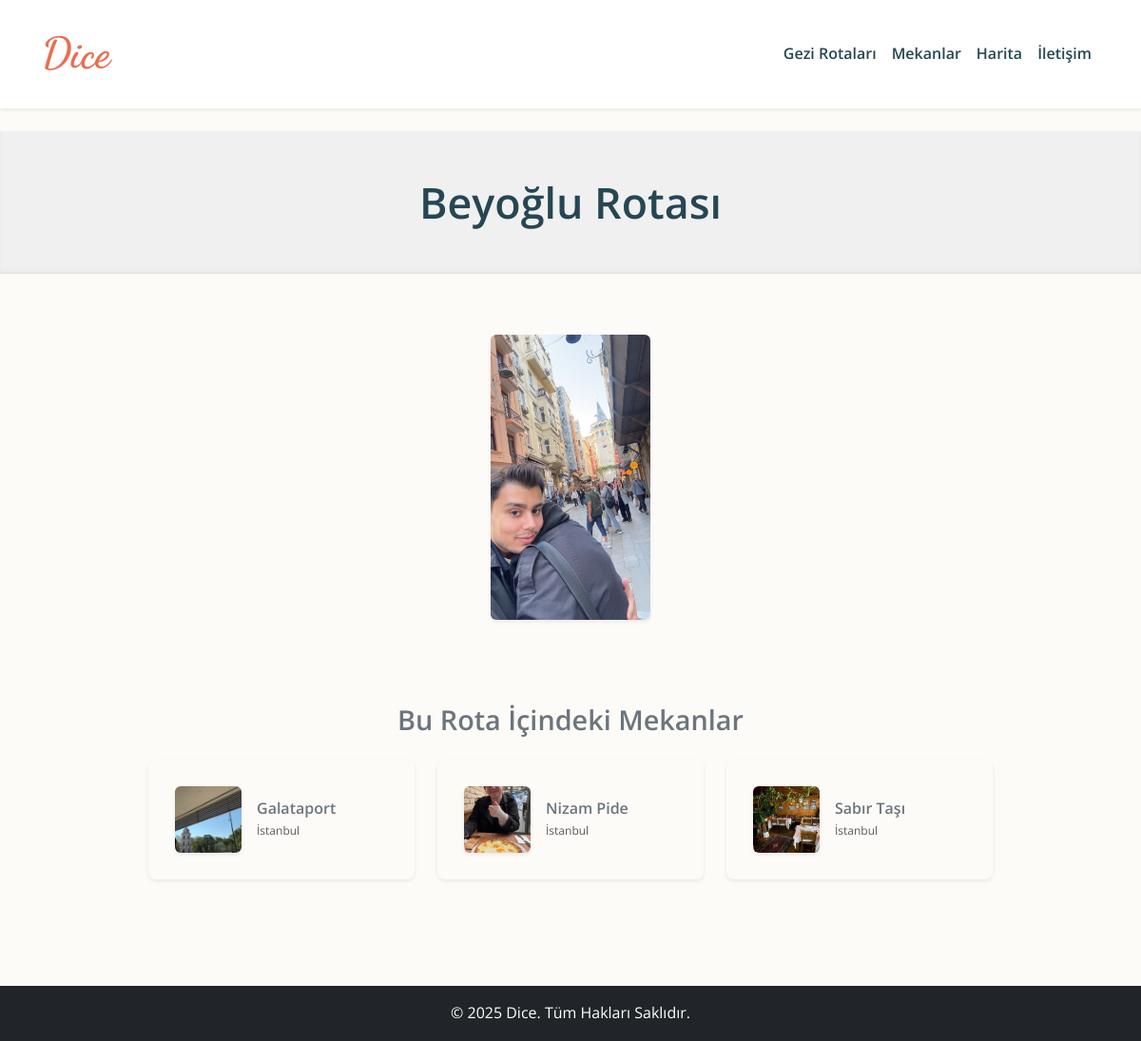
The page /rotalar/beyoglu/ on the database its author committed.
### travelog/models.py (models this page shows, shortened)
class Route(models.Model):
    name = models.CharField(max_length=200, verbose_name="Rota Adı")
    slug = models.SlugField(max_length=200, unique=True, blank=True, null=True, verbose_name="URL Dostu İsim")
    description = models.TextField(blank=True, null=True, verbose_name="Açıklama")
    main_image = models.ImageField(upload_to='route_images/', blank=True, null=True, verbose_name="Ana Rota Görseli")
    locations = models.ManyToManyField(Location, blank=True, related_name='routes', verbose_name="Bu Rota İçindeki Mekanlar")
    is_featured = models.BooleanField(default=False, verbose_name="Öne Çıkan Rota (Slider İçin)")
    date_created = models.DateTimeField(auto_now_add=True, verbose_name="Oluşturulma Tarihi")
    class Meta:
        verbose_name = "Rota"
        verbose_name_plural = "Rotalar"
        ordering = ['-date_created']

class Location(models.Model):
    name = models.CharField(max_length=200, verbose_name="Mekan Adı")
    slug = models.SlugField(max_length=200, unique=True, blank=True, null=True, verbose_name="URL Dostu İsim")
    description = models.TextField(blank=True, null=True, verbose_name="Açıklama")
    address = models.CharField(max_length=255, blank=True, null=True, verbose_name="Adres")
    city = models.CharField(max_length=100, verbose_name="Şehir")
    latitude = models.DecimalField(max_digits=19, decimal_places=6, blank=True, null=True, verbose_name="Enlem")
    longitude = models.DecimalField(max_digits=19, decimal_places=6, blank=True, null=True, verbose_name="Boylam")
    location_type = models.ForeignKey(Category, on_delete=models.SET_NULL, null=True, blank=True, related_name='locations', verbose_name="Mekan Türü")
    main_photo = models.ImageField(upload_to='location_photos/', blank=True, null=True, verbose_name="Ana Fotoğraf") # Anasayfada kullanılan ana görsel
    date_added = models.DateTimeField(auto_now_add=True, verbose_name="Eklenme Tarihi")
    class Meta:
        verbose_name = "Mekan"
        verbose_name_plural = "Mekanlar"
        ordering = ['-date_added']

### travelog/views.py (the view)
# urls.py: path('rotalar/<slug:slug>/', views.route_detail, name='route_detail'),
def route_detail(request, slug):
    route = get_object_or_404(Route, slug=slug)
    route_locations = route.locations.all().order_by('name')
    context = {
        'route': route,
        'route_locations': route_locations,
        'page_title': f'{route.name} Rotası'
    }
    return render(request, 'travel/route_detail.html', context)

### travelog/templates/travel/route_detail.html (shortened to what this page needs)
{% extends 'base.html' %}
{% block content %}
    <div class="page-header">
        <h1>{{ page_title }}</h1>
    </div>
    <section class="route-detail-section py-4">
        <div class="container">
            <div class="row mb-5 justify-content-center">
                <div class="col-md-8 text-center">
                    {% if route.main_image %}
                        <img src="{{ route.main_image.url }}" alt="{{ route.name }}" class="img-fluid rounded shadow-sm mb-4" style="height: 300px; object-fit: cover;">
                    {% else %}
                        <img src="https://via.placeholder.com/900x300?text=Rota+G%C3%B6rseli+Yok" alt="Rota Görseli Yok" class="img-fluid rounded shadow-sm mb-4" style="height: 300px; object-fit: cover;">
                    {% endif %}
                </div>
            </div>
            <h3 class="text-center mb-4 text-secondary">Bu Rota İçindeki Mekanlar</h3>
            {% if route_locations %}
                <div class="row row-cols-1 row-cols-md-2 row-cols-lg-3 g-4 justify-content-center">
                    {% for location in route_locations %}
                        <div class="col">
                            <div class="card h-100 shadow-sm border-0">
                                <a href="{% url 'travelog:location_detail' location.slug %}" class="card-link d-flex align-items-center p-3">
                                    <div class="flex-shrink-0 me-3">
                                        {% if location.main_photo %}
                                            <img src="{{ location.main_photo.url }}" alt="{{ location.name }}" class="rounded shadow-sm" style="width: 70px; height: 70px; object-fit: cover;">
                                        {% else %}
                                            <img src="https://via.placeholder.com/70x70?text=Foto" alt="Mekan Fotoğrafı Yok" class="rounded shadow-sm" style="width: 70px; height: 70px; object-fit: cover;">
                                        {% endif %}
                                    </div>
                                    <div class="flex-grow-1">
                                        <h5 class="mb-1 text-secondary">{{ location.name }}</h5>
                                        <p class="mb-0 text-muted small">{{ location.city }}</p>
                                    </div>
                                </a>
                            </div>
                        </div>
                    {% endfor %}
                </div>
            {% else %}
                <p class="text-center text-muted lead py-5">Bu rotaya henüz mekan eklenmemiş.</p>
            {% endif %}
        </div>
    </section>
{% endblock %}

### travelog/templates/base.html (shortened to what this page needs)
<!DOCTYPE html>
<html lang="tr">
<head>
    <link href="https://cdn.jsdelivr.net/npm/bootstrap@5.3.3/dist/css/bootstrap.min.css" rel="stylesheet">
    <link rel="stylesheet" href="https://cdnjs.cloudflare.com/ajax/libs/font-awesome/6.5.2/css/all.min.css" />
    <link rel="stylesheet" href="https://cdnjs.cloudflare.com/ajax/libs/fancybox/3.5.7/jquery.fancybox.min.css" />
</head>
<body>
    <header>
        <nav class="navbar navbar-expand-lg bg-body-tertiary shadow-sm">
            <div class="container-fluid">
                <a class="navbar-brand logo" href="{% url 'travelog:home' %}">Dice</a>
                <div class="collapse navbar-collapse" id="navbarNav">
                    <ul class="navbar-nav ms-auto mb-2 mb-lg-0">
                        <li class="nav-item">
                            <a class="nav-link" aria-current="page" href="{% url 'travelog:routes_list' %}">Gezi Rotaları</a>
                        </li>
                        <li class="nav-item">
                            <a class="nav-link" href="{% url 'travelog:locations_list' %}">Mekanlar</a>
                        </li>
                        <li class="nav-item">
                            <a class="nav-link" href="{% url 'travelog:map' %}">Harita</a>
                        </li>
                        <li class="nav-item">
                            <a class="nav-link" href="{% url 'travelog:contact' %}">İletişim</a>
                        </li>
                    </ul>
                </div>
            </div>
        </nav>
    </header>
    <main class="py-4">
        {% block content %}
        {% endblock %}
    </main>
    <footer class="text-center py-3 bg-dark text-white">
        <p class="mb-0">&copy; {% now "Y" %} Dice. Tüm Hakları Saklıdır.</p>
    </footer>
</body>
</html>

### travelog/templates/base.html (style rules this page uses)
:root { --primary-color: #E76F51; --secondary-color: #264653; --accent-color: #F4A261; --text-color: #2F2F2F; --light-bg: #FDFBF8; --lighter-gray: #F0F0F0; --border-color: #E0E0E0; --bs-primary: var(--primary-color); --bs-secondary: var(--secondary-color); --bs-body-color: var(--text-color); --bs-body-bg: var(--light-bg); --bs-link-color: var(--secondary-color); --bs-link-hover-color: var(--primary-color); }
body { font-family: 'Open Sans', sans-serif; line-height: 1.6; color: var(--bs-body-color); background-color: var(--bs-body-bg); }
h1, h2, h3, h4, h5, h6 { font-family: 'Open Sans', sans-serif; color: var(--secondary-color); font-weight: 600; }
h1 { font-size: 3.2rem; }
h3 { font-size: 1.8rem; }
p { font-size: 1rem; }
a { color: var(--bs-link-color); text-decoration: none; transition: color 0.3s ease; }
.navbar { background-color: white !important; box-shadow: 0 2px 8px rgba(0,0,0,0.05); padding: 1rem 2rem; }
.navbar-brand.logo { font-family: 'Dancing Script', cursive; font-size: 2.8rem; color: var(--primary-color) !important; font-weight: 700; }
.navbar-nav .nav-link { font-weight: 600; color: var(--secondary-color) !important; padding: 0.5rem 1rem; border-radius: 0.25rem; transition: background-color 0.3s ease, color 0.3s ease; }
main { padding-bottom: 3rem; }
.page-header { text-align: center; padding: 3rem 1rem; background-color: var(--lighter-gray); margin-bottom: 2.5rem; box-shadow: inset 0 -3px 5px rgba(0,0,0,0.03); border-bottom: 1px solid var(--border-color); }
.page-header h1 { font-size: 2.8rem; color: var(--secondary-color); margin-bottom: 0; }
footer { text-align: center; padding: 2rem; margin-top: 4rem; background-color: var(--secondary-color); color: white; font-size: 0.9rem; }
footer p { margin-bottom: 0; }
.route-detail-section, .location-detail-section { max-width: 960px; margin: 0 auto; padding: 1.5rem; }
.route-detail-section .card, .location-detail-section .media-item { padding: 0.75rem; border-radius: 0.5rem; }
.route-detail-section .card h5 { font-size: 1.0rem; }
.route-detail-section .card p { font-size: 0.75rem; }

### rows shown on the page
Route: main_image (picture)
Location: main_photo (picture), name "Galataport", city "İstanbul"
Location: main_photo (picture), name "Nizam Pide", city "İstanbul"
Location: main_photo (picture), name "Sabır Taşı", city "İstanbul"

### other values the page prints
{{ page_title }} "Beyoğlu Rotası"
